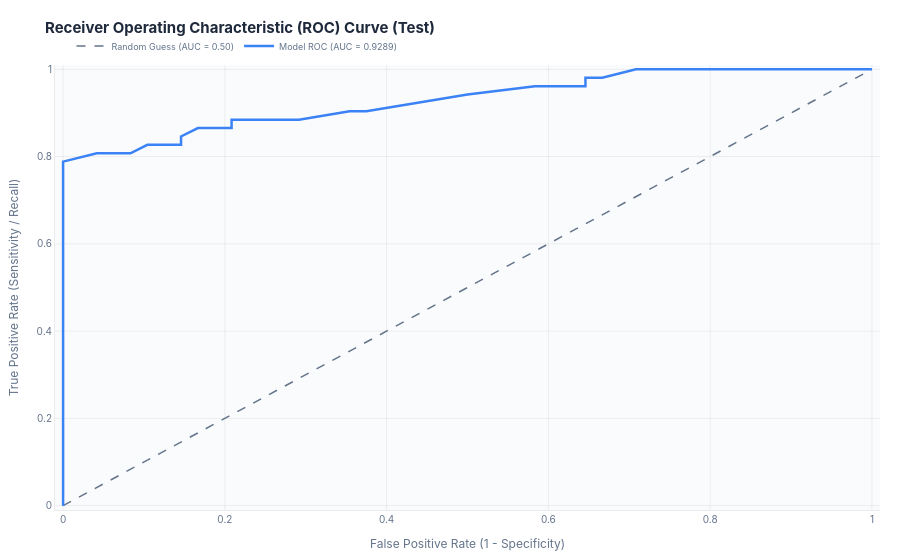

This figure's notebook cell:
### Code cell
# ROC Curve Plot
fig_roc = plotter_clf.plot_roc_curve(subset="test")
fig_roc.show()

### Figure 1 — Plotly figure (JSON) as saved in the notebook; plotly's stock layout.template omitted (floating-point values rounded to 4 significant figures)
{"data": [{"hoverinfo": "skip", "line": {"color": "#64748b", "dash": "dash", "width": 1.5}, "mode": "lines", "name": "Random Guess (AUC = 0.50)", "x": [0, 1], "y": [0, 1], "type": "scatter"}, {"hovertemplate": "<b>FPR (1-Spec):</b> %{x:.4f}<br><b>TPR (Sens):</b> %{y:.4f}<extra></extra>", "line": {"color": "#3b82f6", "width": 2.5}, "mode": "lines", "name": "Model ROC (AUC = 0.9289)", "x": [0.0, 0.0, 0.0, 0.0, 0.0, 0.0, 0.0, 0.0, 0.0, 0.0, 0.0, 0.0, 0.0, 0.0, 0.04167, 0.08333, 0.1042, 0.1458, 0.1458, 0.1667, 0.2083, 0.2083, 0.2292, 0.2708, 0.2917, 0.3542, 0.375, 0.5, 0.5833, 0.6042, 0.6458, 0.6458, 0.6667, 0.7083, 0.7708, 0.9167, 0.9792, 1.0], "y": [0.0, 0.03846, 0.1538, 0.2115, 0.2885, 0.3654, 0.4423, 0.5, 0.5385, 0.5577, 0.6731, 0.6923, 0.7308, 0.7885, 0.8077, 0.8077, 0.8269, 0.8269, 0.8462, 0.8654, 0.8654, 0.8846, 0.8846, 0.8846, 0.8846, 0.9038, 0.9038, 0.9423, 0.9615, 0.9615, 0.9615, 0.9808, 0.9808, 1.0, 1.0, 1.0, 1.0, 1.0], "type": "scatter"}], "layout": {"title": {"font": {"family": "Inter, system-ui, -apple-system, sans-serif", "color": "#1e293b", "size": 15}, "text": "<b>Receiver Operating Characteristic (ROC) Curve (Test)</b>", "x": 0.05, "xanchor": "left", "y": 0.96}, "font": {"family": "Inter, system-ui, -apple-system, sans-serif", "color": "#1e293b", "size": 11}, "margin": {"l": 55, "r": 20, "t": 65, "b": 45}, "legend": {"font": {"size": 9, "color": "#64748b"}, "orientation": "h", "yanchor": "bottom", "y": 1.01, "xanchor": "left", "x": 0.02, "bgcolor": "rgba(0,0,0,0)", "bordercolor": "rgba(0,0,0,0)", "borderwidth": 0}, "hoverlabel": {"font": {"family": "Inter, system-ui, -apple-system, sans-serif", "color": "#1e293b", "size": 11}, "bgcolor": "#ffffff", "bordercolor": "rgba(0, 0, 0, 0.08)"}, "paper_bgcolor": "#ffffff", "plot_bgcolor": "#fafbfc", "showlegend": true, "hovermode": "closest", "xaxis": {"title": {"font": {"size": 12, "color": "#64748b", "family": "Inter, system-ui, -apple-system, sans-serif"}, "text": "False Positive Rate (1 - Specificity)"}, "tickfont": {"color": "#64748b", "size": 10}, "gridcolor": "rgba(0, 0, 0, 0.06)", "linecolor": "rgba(0, 0, 0, 0.08)", "zerolinecolor": "rgba(0, 0, 0, 0.06)", "zerolinewidth": 1, "range": [-0.01, 1.01]}, "yaxis": {"title": {"font": {"size": 12, "color": "#64748b", "family": "Inter, system-ui, -apple-system, sans-serif"}, "text": "True Positive Rate (Sensitivity / Recall)"}, "tickfont": {"color": "#64748b", "size": 10}, "gridcolor": "rgba(0, 0, 0, 0.06)", "linecolor": "rgba(0, 0, 0, 0.08)", "zerolinecolor": "rgba(0, 0, 0, 0.06)", "zerolinewidth": 1, "range": [-0.01, 1.01]}}}
